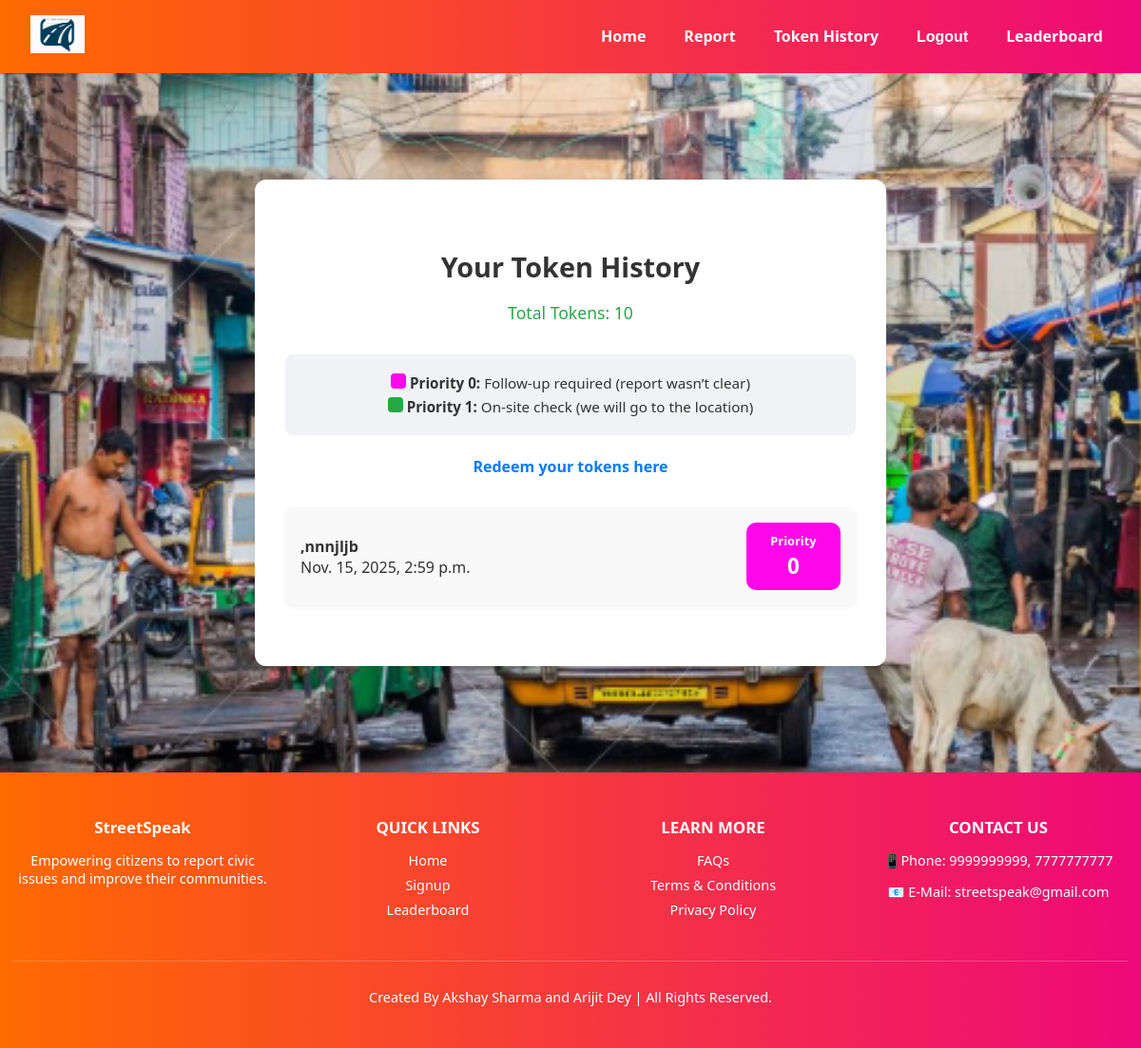
Page /tokens/ (signed in) on the committed database.
### core/models.py (models this page shows)
class Report(models.Model):
    user = models.ForeignKey(User, on_delete=models.CASCADE)
    name = models.CharField(max_length=100)
    phone = models.CharField(max_length=15)
    location = models.CharField(max_length=255)
    description = models.TextField()
    image = models.ImageField(upload_to='reports/')
    submitted_at = models.DateTimeField(auto_now_add=True)
    scanned = models.BooleanField(default=False)
    priority = models.IntegerField(default=0)

### core/views.py (the view)
# urls.py: path('tokens/', views.token_history, name='token_history'),
def token_history(request):
    reports = Report.objects.filter(user=request.user).order_by('-submitted_at')
    token_obj, _ = UserToken.objects.get_or_create(user=request.user)
    return render(request, 'token_history.html', {'reports': reports, 'tokens': token_obj.tokens})

### core/templates/token_history.html (shortened to what this page needs)
{% extends 'base.html' %}
{% load static %}
{% block extra_css %}
<link rel="stylesheet" href="{% static 'css/token_history.css' %}">
{% endblock %}
{% block content %}
<div class="token-container">
    <h2>Your Token History</h2>
    <p class="token-count">Total Tokens: {{ tokens }}</p>
    <div class="priority-legend">
        <p>
            <span class="legend-box legend-priority-0"></span>
            <strong>Priority 0:</strong> Follow‑up required (report wasn’t clear)
        </p>
        <p>
            <span class="legend-box legend-priority-1"></span>
            <strong>Priority 1:</strong> On‑site check (we will go to the location)
        </p>
    </div>
    <p class="redeem-link">
    <a href="{% url 'rewards' %}">Redeem your tokens here</a>
    </p>
    <ul class="token-list">
        {% for report in reports %}
        <li class="token-item">
            <div class="token-left">
                <strong>{{ report.description }}</strong><br>
                {{ report.submitted_at }}
            </div>
            <div class="token-right priority-{{ report.priority }}">
                <span class="priority-label">Priority</span>
                <span class="priority-value">{{ report.priority }}</span>
            </div>
        </li>
        {% endfor %}
    </ul>
</div>
{% endblock %}

### core/static/css/style.css (style rules this page uses)
body { margin: 0; padding: 0; font-family: 'Segoe UI', sans-serif; color: #333; background-image: url('/static/Bgpic.png'); background-size: cover; background-position: center; background-repeat: no-repeat; background-attachment: fixed; background-color: rgba(0, 0, 0, 0.5); }
html, body { height: 100%; margin: 0; padding: 0; }

### core/static/css/token_history.css (style rules this page uses)
body { margin: 0; padding: 0; font-family: 'Segoe UI', sans-serif; background-color: #f0f2f5; }
.token-container { background-color: #fff; padding: 3rem 2rem; border-radius: 12px; box-shadow: 0 6px 16px rgba(0, 0, 0, 0.1); width: 600px; max-width: 90%; margin: 10vh auto; text-align: center; }
.token-container h2 { margin-bottom: 1rem; font-size: 1.8rem; color: #333; }
.token-count { font-size: 1.1rem; margin-bottom: 2rem; color: #28a745; }
.token-list { list-style: none; padding: 0; text-align: left; }
.token-list li { background-color: #f9f9f9; padding: 1rem; margin-bottom: 1rem; border-radius: 8px; box-shadow: 0 2px 6px rgba(0,0,0,0.05); }
.token-item { display: flex; justify-content: space-between; align-items: center; background-color: #f9f9f9; padding: 1rem; margin-bottom: 1rem; border-radius: 8px; box-shadow: 0 2px 6px rgba(0,0,0,0.05); }
.token-left { flex: 1; text-align: left; }
.token-right { display: flex; flex-direction: column; align-items: center; justify-content: center; font-weight: bold; padding: 0.6em; border-radius: 10px; min-width: 80px; text-align: center; }
.priority-label { font-size: 0.8em; color: #fff; margin-bottom: 0.2em; }
.priority-value { font-size: 1.4em; color: #fff; }
.priority-0 { background-color: #ff07ea; }
.redeem-link { margin-bottom: 2rem; font-size: 1rem; }
.redeem-link a { color: #007bff; text-decoration: none; font-weight: bold; }
.priority-legend { background-color: #f0f2f5; padding: 1em; border-radius: 8px; margin-bottom: 1.5em; font-size: 0.95em; color: #333; }
.priority-legend p { margin: 0.3em 0; }
.legend-box { display: inline-block; width: 16px; height: 16px; border-radius: 4px; }
.legend-priority-0 { background-color: #ff07ea; }
.legend-priority-1 { background-color: #28a745; }

### rows in the picture
Report: description ",nnnjljb", submitted_at "Nov. 15, 2025, 2:59 p.m.", priority "0"

### other values in the picture
{{ tokens }} "10"
